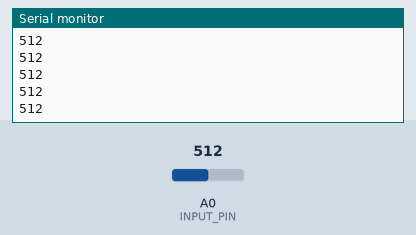
This sketch was run on a simulated Arduino Uno, built with avr-gcc and run on an emulated ATmega328P. Shown: the last lines printed to the serial monitor. The inputs (shaded band) are chosen by the test bench; at power-on: A0 (INPUT_PIN) = 512.

Above: at 1.2 s.
1.3 s: A0 (INPUT_PIN) set to 716
At 1.9 s:
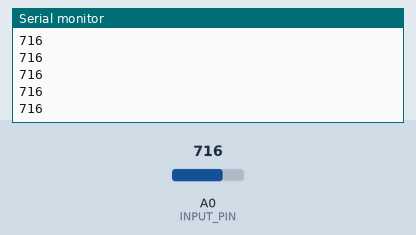
2.8 s: A0 (INPUT_PIN) set to 900
At 3.3 s:
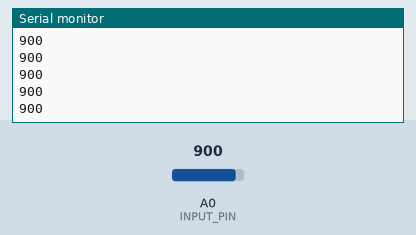
Timing chart, 0 to 4.9 s (numbered marks = the images above; inputs shaded):
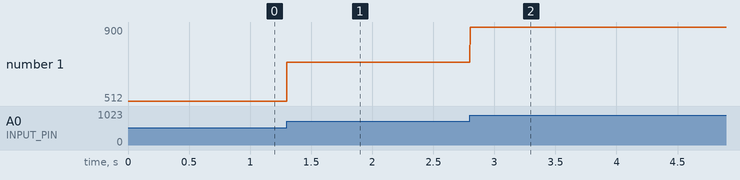

Measured:
- after the input at 1.3 s, the serial monitor: prints a new line at once (image 1)
- after the input at 2.8 s, the serial monitor: prints a new line at once (image 2)
- plotted number 1: 512 → 716 after the input at 1.3 s, 716 → 900 after the input at 2.8 s

The sketch:

signal.ino
```cpp
#define SAMPLE_RATE 512
#define INPUT_PIN A0

unsigned long lastSampleTime = 0;
const unsigned long sampleInterval = 1000000 / SAMPLE_RATE;

void setup() {
  Serial.begin(115200);
}

void loop() {
  unsigned long currentTime = micros();

  if (currentTime - lastSampleTime >= sampleInterval) {
    lastSampleTime = currentTime;

    int eegValue = analogRead(INPUT_PIN);
    Serial.println(eegValue);
  }
}
```
